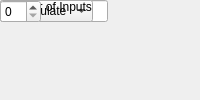
<?xml version="1.0" encoding="UTF-8"?>
<ui version="4.0">
 <class>MainWindow</class>
 <widget class="QMainWindow" name="MainWindow">
  <property name="windowTitle"><string>Spectrum Power</string></property>
  <widget class="QWidget" name="centralwidget">
   <!-- NOTE: this is a simplified structural mirror of the generated
        <module>_ui.py, not a full round-trip Designer file. Regenerate
        both from the same spec if you need to edit layout by hand. -->
       <widget class="QLabel" name="label_name">
     <property name="text"><string>Block name</string></property>
    </widget>
       <widget class="QLineEdit" name="name">
     <property name="toolTip"><string>A name you choose for this block instance, e.g. to note what it's used for in this design. Shown below the block on the diagram.</string></property>
    </widget>
       <widget class="QLabel" name="label_bitwidth">
     <property name="text"><string>Bit Width</string></property>
    </widget>
       <widget class="QSpinBox" name="bitwidth"/>
       <widget class="QLabel" name="label_add_latency">
     <property name="text"><string>Adder Latency</string></property>
    </widget>
       <widget class="QSpinBox" name="add_latency"/>
       <widget class="QLabel" name="label_mult_latency">
     <property name="text"><string>Mult Latency</string></property>
    </widget>
       <widget class="QSpinBox" name="mult_latency"/>
       <widget class="QLabel" name="label_mode">
     <property name="text"><string>Mode</string></property>
    </widget>
       <widget class="QComboBox" name="mode">
     <item><property name="text"><string>accumulate</string></property></item>
     <item><property name="text"><string>single shot</string></property></item>
    </widget>
       <widget class="QLabel" name="label_n_inputs">
     <property name="text"><string>Number of Inputs</string></property>
    </widget>
       <widget class="QSpinBox" name="n_inputs"/>
  </widget>
 </widget>
 <resources/>
 <connections/>
</ui>
